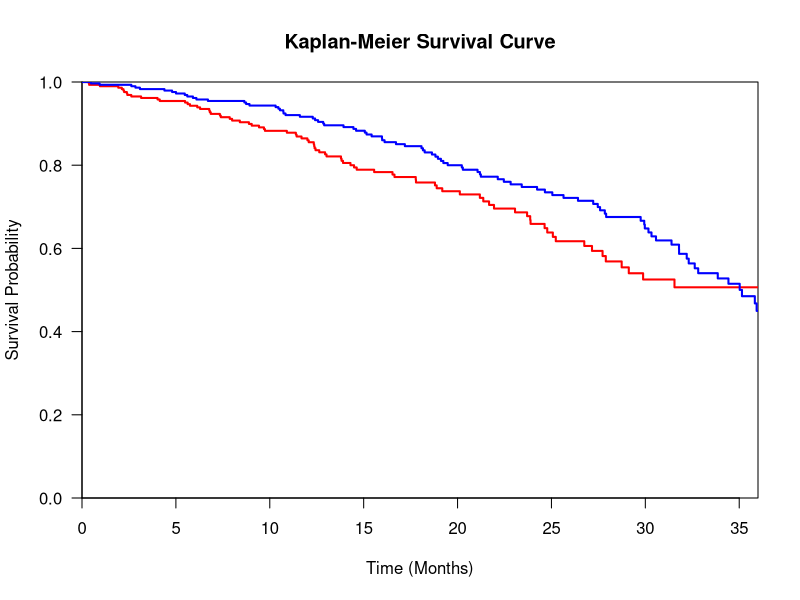

This figure's R source:
# Task 1: Load the simulated ovarian cancer dataset
simulated_data <- read.csv("data/ovarian_4_factors.csv")

# Task 2: Display the first five rows of the dataset
test_head <- head(simulated_data, 5)

# Task 3: Check if the dataset has the expected columns
column_names <- colnames(simulated_data)
print(column_names)

# or using names()
column_names <- names(simulated_data)
print(column_names)

# Task 4: Load library survival and survminer
library(survival) 
library(survminer)

# Task 5: Create a Kaplan-Meier survival curve and save the data as km_fit
km_fit <- surv_fit(Surv(Time, Status) ~ Treatment, data = simulated_data)

# Task 6: Extract the number of participans from the Kaplan-Meier curve
num_participants <- km_fit$n

# Task 7: Extract the p-value using the survdiff function, which performs a log-rank test for comparing survival curves between treatment groups and save the data as km_diff.
km_diff <- survdiff(Surv(Time, Status) ~ Treatment, data = simulated_data)
km_diff_p <- km_diff$pvalue

# Task 8: Set the plotting parameters for the Kaplan-Meier plot. Define the x-axis label as "Time (Months)" and the y-axis label as "Survival Probability". 
# Set the main title of the plot as "Kaplan-Meier Survival Curve". 
# Limit the x-axis to the range [0, 36] months and the y-axis to the range [0, 1].
# Set the colour for the treatment group to "blue" and for the no treatment group to "red"
plot(km_fit, col = c("red", "blue"), lwd = 2, xlab = "Time (Months)", ylab = "Survival Probability",
     main = "Kaplan-Meier Survival Curve", xlim = c(0, 36), ylim = c(0, 1),
     xaxs = "i", yaxs = "i", las = 1)



p <- ggsurvplot(km_fit)

# Task 9: Create a legend in the bottom-right corner of the plot. 
# Label the treatment group as "Treatment" and the no treatment group as "No Treatment". 
# Use the colors blue and red for the respective groups.
#legend("bottomright", legend = c("Treatment", "No Treatment"), col = c("blue", "red"), lwd = 2)

# Task 10: Cox Regression + Boxplot + HR's